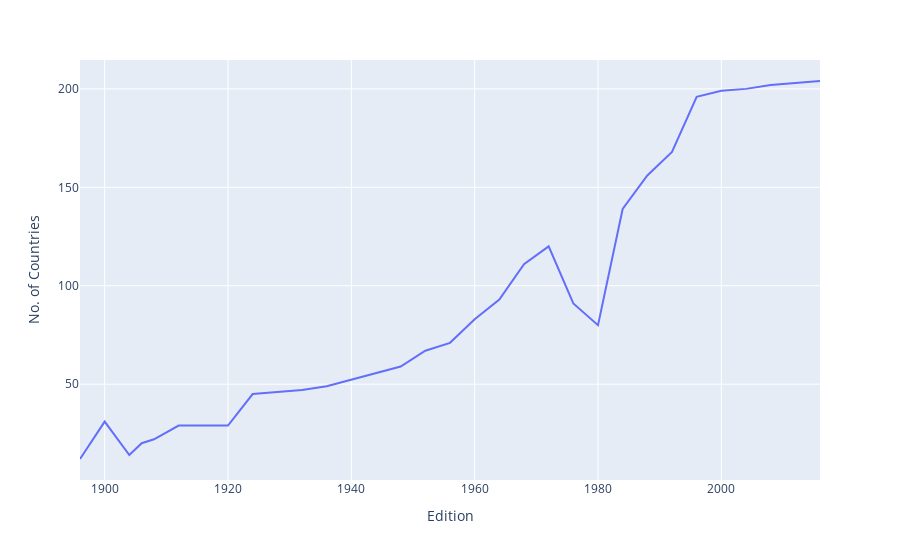

Here is the notebook cell this chart was saved with:
### Code cell
fig = px.line(nations_over_time, x = 'Edition', y = 'No. of Countries')
fig.show()

### Figure 1 — Plotly figure (JSON) as saved in the notebook; plotly's stock layout.template omitted (floating-point values rounded to 4 significant figures)
{"data": [{"hovertemplate": "Edition=%{x}<br>No. of Countries=%{y}<extra></extra>", "legendgroup": "", "line": {"color": "#636efa", "dash": "solid"}, "marker": {"symbol": "circle"}, "mode": "lines", "name": "", "orientation": "v", "showlegend": false, "type": "scatter", "x": [1896, 1900, 1904, 1906, 1908, 1912, 1920, 1924, 1928, 1932, 1936, 1948, 1952, 1956, 1960, 1964, 1968, 1972, 1976, 1980, 1984, 1988, 1992, 1996, 2000, 2004, 2008, 2012, 2016], "xaxis": "x", "y": [12, 31, 14, 20, 22, 29, 29, 45, 46, 47, 49, 59, 67, 71, 83, 93, 111, 120, 91, 80, 139, 156, 168, 196, 199, 200, 202, 203, 204], "yaxis": "y"}], "layout": {"autosize": true, "legend": {"tracegroupgap": 0}, "margin": {"t": 60}, "xaxis": {"anchor": "y", "autorange": true, "domain": [0, 1], "range": [1896, 2016], "title": {"text": "Edition"}, "type": "linear"}, "yaxis": {"anchor": "x", "autorange": true, "domain": [0, 1], "range": [1.333, 214.7], "title": {"text": "No. of Countries"}, "type": "linear"}}}
